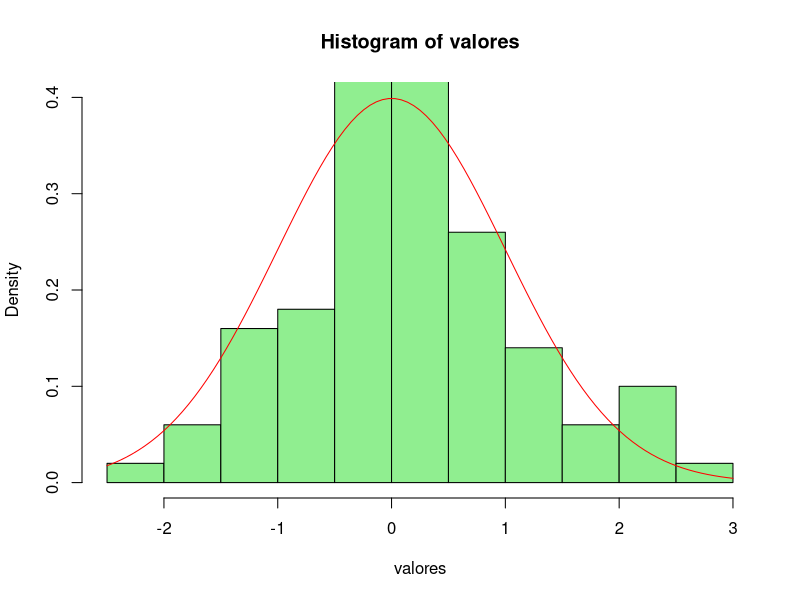
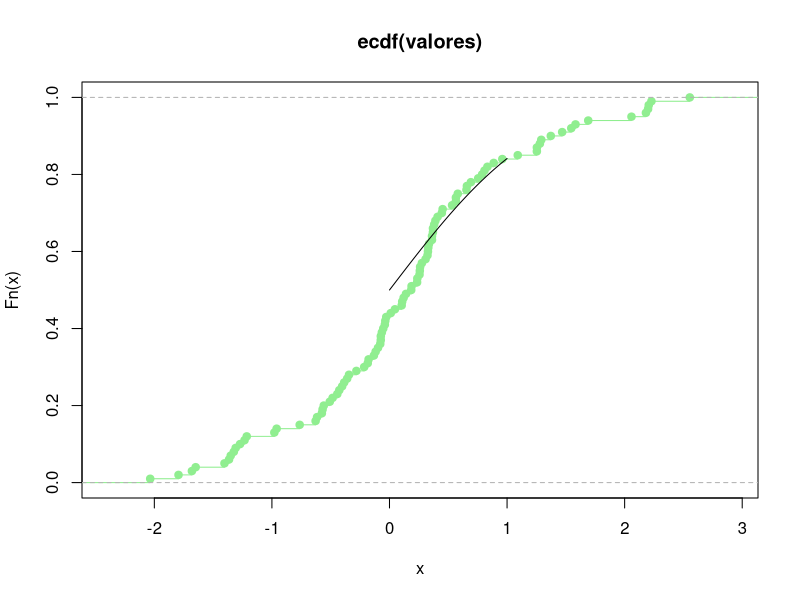
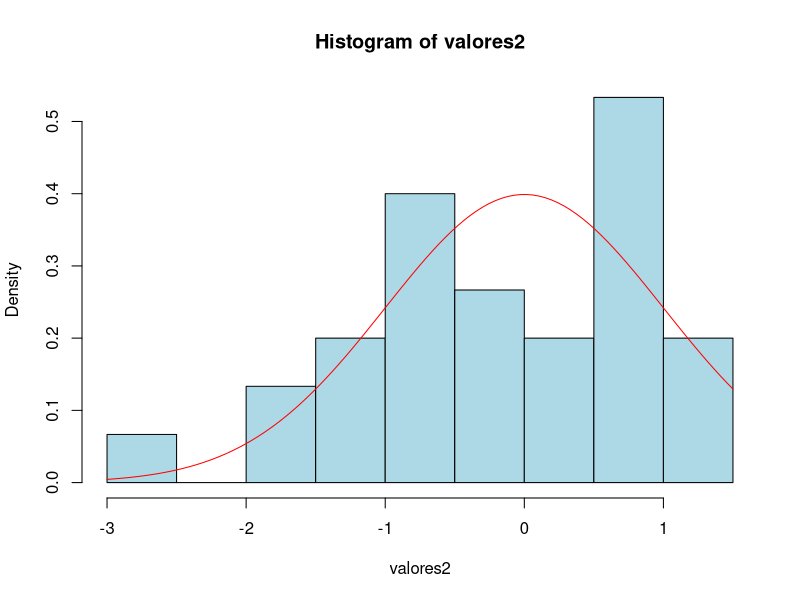

Here is the R script that generated these plots, in order:
# Aproximacao da V.A. Gaussiana

# Sorteio de n numeros aleatorios ao acaso
# U1, U2,...,Un IID

# Relembrando
# TCL (X-linha - mi)/sqrt(sigma²/n) para n -> Inf segue N(0,1)

# Seja Y = sqrt(12/n)*(sum(-n/2))
# Entao Y ~ (assintoticamente) N(0,1)
# Assintoticamente: quando n cresce

# Gerar 100 normais

# 100 amostras de tamanho 12

funcao <- function(n){
  
   amostra<-runif(n)
   y<- sqrt(12/n)*(sum(amostra)-(n/2))
   return(y)
}

valores<-replicate(100,funcao(12))
hist(valores, freq = FALSE, ylim = c(0,0.4), col = 'lightgreen')
curve(dnorm,add = T, col = 'red')


Fn<-ecdf(valores)
plot(Fn, col = 'lightgreen')
plot(pnorm, add= TRUE)

# -------------------------------------------------------------------

cont<-1
pvalor<-numeric(100)

while (cont <= 100){

valores2<-sapply(1:30, function(x)funcao(12))
res<-ks.test(valores2, 'pnorm')
pvalor[cont]<-res$p.value

cont<-cont+1

}
pvalor

hist(valores2, col = 'lightblue', freq = FALSE)
curve(dnorm,add = T, col = 'red')

quantile(pvalor,0.30)





     
